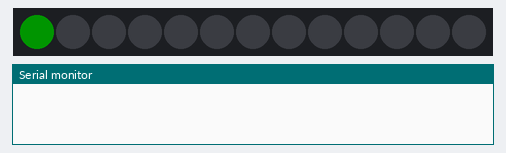
Simulated run of this sketch. Board: ESP8266 (NodeMCU). On the bench: 13 RGB LEDs in strip order, left to right, the last lines printed to the serial monitor. Dim RGB values are drawn brighter than linear.

Above: at 0.1 s.
At 5.15 s:
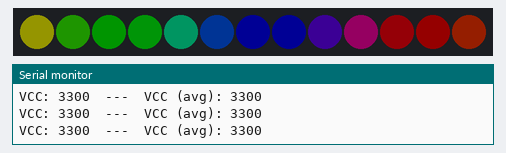
At 10.19 s:
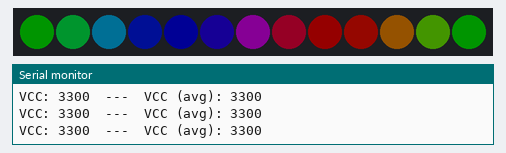
At 19.88 s:
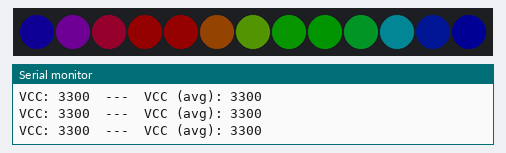
At 29.36 s:
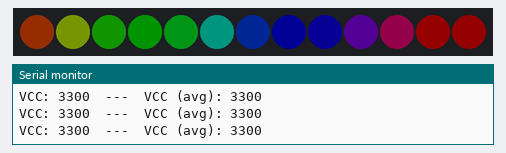
At 39.85 s:
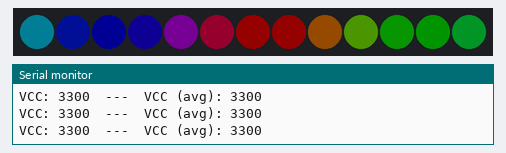

The sketch:

BatteryTest.ino
```cpp
#include <Adafruit_NeoPixel.h>
#include <ESP8266WiFi.h>
#include <WiFiClient.h>
#include <ESP8266WebServer.h>
#include <EEPROM.h>

#include "webserver.h"

#define PIN            12
#define NUMPIXELS      13
#define EFFECTREFRESHTIME 25

#define BATTREADINGS 4

const char *ssid = "Glowtie battery test";

ADC_MODE(ADC_VCC);

Adafruit_NeoPixel pixels = Adafruit_NeoPixel(NUMPIXELS, PIN, NEO_GRB + NEO_KHZ800);
ESP8266WebServer server(80);

unsigned long lastEffectUpdate = 0;
long firstPixelHue = 0;

void setup()
{
  Serial.begin(9600);

  pixels.begin();
  pixels.setBrightness(20);

  if (WiFi.softAP(ssid))
    successAnim();
  else
    errorAnim();

  server.on("/", handleRoot);
  server.on("/vcc", handleGetVCC);
  server.on("/avg", handleGetAVG);
  server.begin();

  delay(100);
}
void loop()
{
  server.handleClient();

  if (millis() - lastEffectUpdate >= EFFECTREFRESHTIME)
  {
    if (firstPixelHue >= 5*65536)
      firstPixelHue = 0;

    pixels.rainbow(firstPixelHue);
    pixels.show();

    firstPixelHue += 256;
    lastEffectUpdate = millis();

    Serial.print("VCC: ");
    Serial.print(ESP.getVcc());
    Serial.print("  ---  VCC (avg): ");
    Serial.println(getAverageBatteryReading());
  }
}


/* --- HTML --- */

void handleGetVCC() { server.send(200, "text/plane", String(ESP.getVcc()) + " mV"); }
void handleGetAVG() { server.send(200, "text/plane", String(getAverageBatteryReading()) + " mV (avg)"); }
void handleRoot()
{
  server.send(200, "text/html", index_html);
}


/* --- UTILITY --- */

int getAverageBatteryReading()
{
  int avg = 0;
  for (byte b = 0; b < BATTREADINGS; b++)
  {
    avg += ESP.getVcc();
    delay(25);
  }
  avg /= BATTREADINGS;

  return avg;
}
void successAnim()
{
  for (int i = 0; i < NUMPIXELS; i++)
  {
    pixels.setPixelColor(i, 0, 255, 0);
    pixels.show();
    delay(EFFECTREFRESHTIME);
  }
  for (int i = 0; i < NUMPIXELS; i++)
  {
    pixels.setPixelColor(i, 0, 0, 0);
    pixels.show();
    delay(EFFECTREFRESHTIME);
  }
}
void errorAnim()
{
  for (int i = 0; i < 10; i++)
  {
    if (i % 2 == 0)
      pixels.fill(pixels.Color(255, 0, 0));
    else
      pixels.clear();

    pixels.show();
    delay(EFFECTREFRESHTIME);
  }
}
```

webserver.h
```cpp
const char index_html[] PROGMEM = R"rawliteral(<!DOCTYPE html>
<html>
  <head>
    <meta name="viewport" content="width=device-width, height=device-height, initial-scale=1.0, user-scalable=0, minimum-scale=1.0, maximum-scale=1.0" />
  </head>
  <body>
    <h1 id="vcc" style="text-align:center;">---- mV</h1>
    <h1 id="avg" style="text-align:center;">---- mV (avg)</h1>
    <br />
	  <script>
      setInterval(function(){getData('vcc', 'vcc');getData('avg', 'avg');}, 1000);
      function getData(elementID, url){
        var xhttp = new XMLHttpRequest();
        xhttp.onreadystatechange = function() {
          if (this.readyState == 4 && this.status == 200)
            document.getElementById(elementID).innerHTML = this.responseText;
        };
        xhttp.open('GET', url, true);
        xhttp.send();
      }
    </script>
  </body>
</html>)rawliteral";
```
